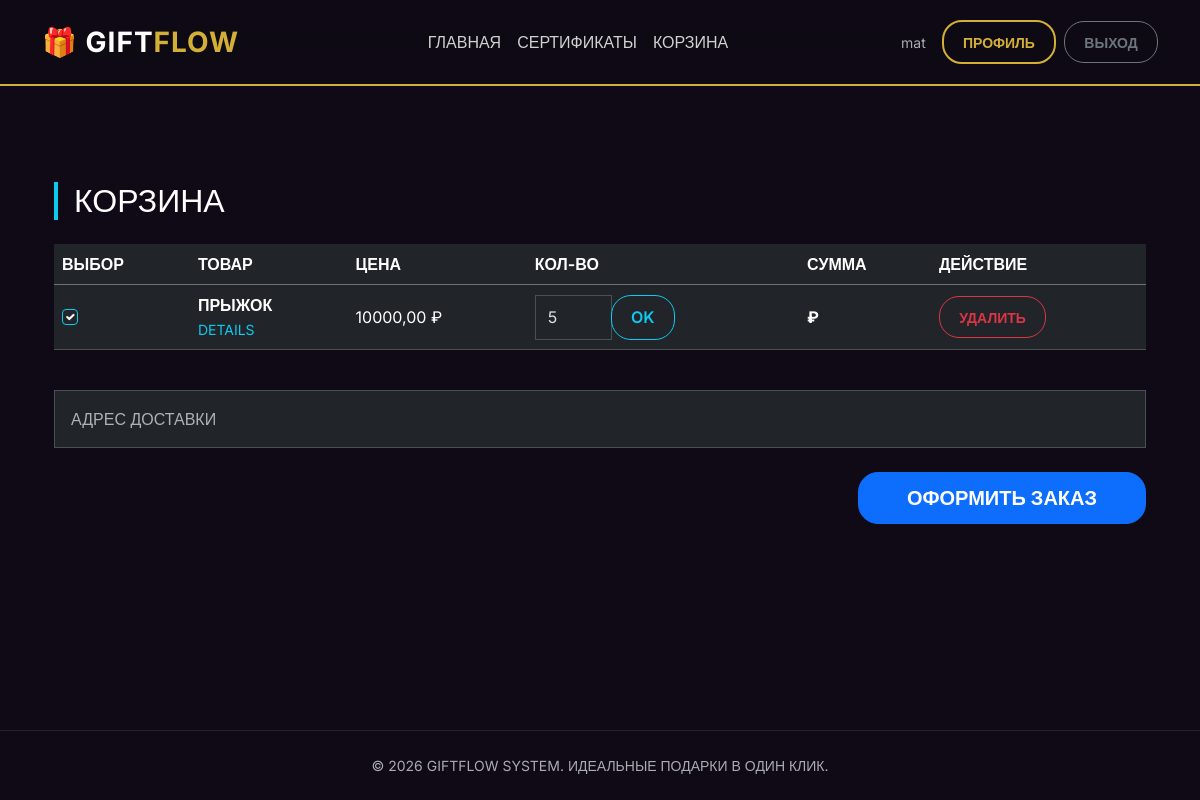
The page /cart/ (signed in) on the database as committed earlier.
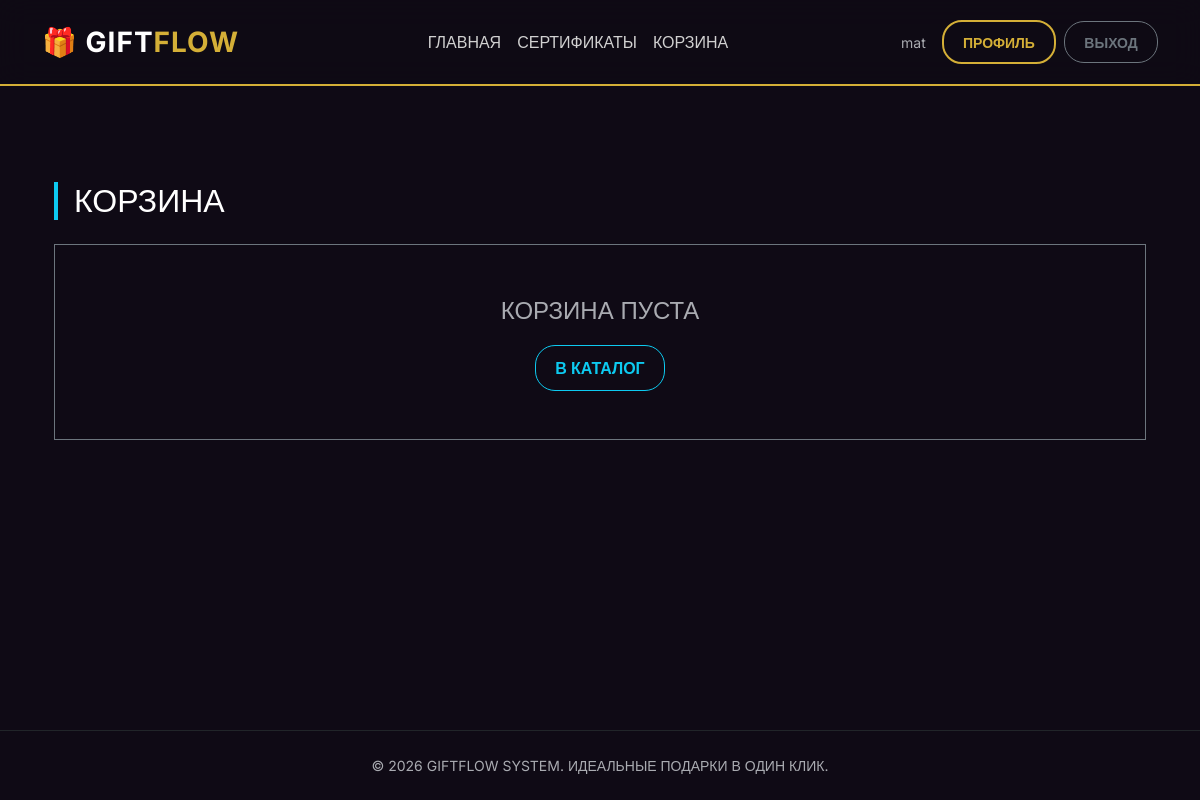
The same page on the database as committed later.
### shop/models.py (models this page shows, shortened)
class CartItem(models.Model):
    cart = models.ForeignKey(Cart, on_delete=models.CASCADE, related_name="cart_items", verbose_name="Корзина")
    product = models.ForeignKey('Product', on_delete=models.CASCADE, verbose_name="Товар")
    quantity = models.PositiveIntegerField(default=1, verbose_name="Количество")
    def item_total_price(self):
        return self.product.price * self.quantity
    class Meta:
        verbose_name = "Элемент корзины"
        verbose_name_plural = "Элементы корзины"

class Product(models.Model):
    name = models.CharField(max_length=200, verbose_name="Название товара")
    description = models.TextField(verbose_name="Описание")
    photo = models.ImageField(
        upload_to='products/',
        blank=True,
        null=True,
        verbose_name="Фото"
    )
    price = models.DecimalField(
        max_digits=10,
        decimal_places=2,
        validators=[MinValueValidator(0)],
        verbose_name="Цена"
    )
    stock = models.IntegerField(
        validators=[MinValueValidator(0)],
        verbose_name="Количество на складе"
    )
    category = models.ForeignKey(Category, on_delete=models.CASCADE, verbose_name="Категория")
    manufacturer = models.ForeignKey(Manufacturer, on_delete=models.CASCADE, verbose_name="Производитель")

### shop/views.py (the view)
# urls.py: path('cart/', views.cart_view, name='cart'),
@login_required
def cart_view(request):
    cart, _ = Cart.objects.get_or_create(user=request.user)
    items = cart.cart_items.select_related('product').all()
    return render(request, 'cart.html', {
        'cart': cart,
        'cart_items': items,
        'total_price': cart.total_price
    })

### shop/models.py (called while the page is built)
    @property
    def total_price(self):
        return sum(item.item_total_price() for item in self.cart_items.all())

### shop/templates/cart.html (shortened to what this page needs)
{% extends 'base.html' %}
{% load static %}
{% block content %}
<div class="container py-5">
    <h2 class="mb-4 border-start border-info border-4 ps-3">КОРЗИНА</h2>
    {% if cart_items %}
        <form method="post" action="{% url 'shop:checkout' %}">
            <div class="table-responsive">
                <table class="table table-dark table-hover align-middle">
                    <thead class="border-secondary">
                        <tr>
                            <th>ВЫБОР</th>
                            <th>ТОВАР</th>
                            <th>ЦЕНА</th>
                            <th>КОЛ-ВО</th>
                            <th>СУММА</th>
                            <th>ДЕЙСТВИЕ</th>
                        </tr>
                    </thead>
                    <tbody>
                        {% for item in cart_items %}
                        <tr>
                            <td><input type="checkbox" name="items" value="{{ item.id }}" checked class="form-check-input bg-dark border-info"></td>
                            <td>
                                <strong class="text-uppercase">{{ item.product.name }}</strong><br>
                                <a href="{% url 'shop:product_detail' item.product.id %}" class="text-info text-decoration-none small">DETAILS</a>
                            </td>
                            <td>{{ item.product.price }} ₽</td>
                            <td>
                                <div class="input-group" style="width: 140px;">
                                    <input type="number" name="quantity" class="form-control rounded-0" value="{{ item.quantity }}" min="1" max="{{ item.product.stock }}">
                                    <button type="submit" formaction="{% url 'shop:update_cart' item.id %}" class="btn btn-outline-info rounded-0">OK</button>
                                </div>
                            </td>
                            <td><strong>{{ item.total_price }} ₽</strong></td>
                            <td>
                                <a href="{% url 'shop:remove_from_cart' item.id %}" class="btn btn-outline-danger btn-sm rounded-0" onclick="return confirm('Удалить?')">УДАЛИТЬ</a>
                            </td>
                        </tr>
                        {% endfor %}
                    </tbody>
                </table>
            </div>
            <div class="my-4">
                <input type="text" name="address" class="form-control rounded-0 p-3" placeholder="АДРЕС ДОСТАВКИ" required>
            </div>
            <div class="text-end">
                <button type="submit" class="btn btn-primary btn-lg rounded-0 px-5">ОФОРМИТЬ ЗАКАЗ</button>
            </div>
        </form>
    {% else %}
        <div class="text-center py-5 border border-secondary border-dashed">
            <p class="fs-4 text-muted text-uppercase">Корзина пуста</p>
            <a href="{% url 'shop:catalog' %}" class="btn btn-outline-info rounded-0">В КАТАЛОГ</a>
        </div>
    {% endif %}
</div>
{% endblock %}

Rows that differ between the two databases and show on the page:
removed CartItem: product.name "ПРЫЖОК", product.price "10000,00", quantity "5"
Other text that changed with them:
text no longer shown: "ВЫБОР ТОВАР ЦЕНА КОЛ-ВО СУММА ДЕЙСТВИЕ ОФОРМИТЬ ЗАКАЗ"
text now shown: "КОРЗИНА ПУСТА В КАТАЛОГ"
